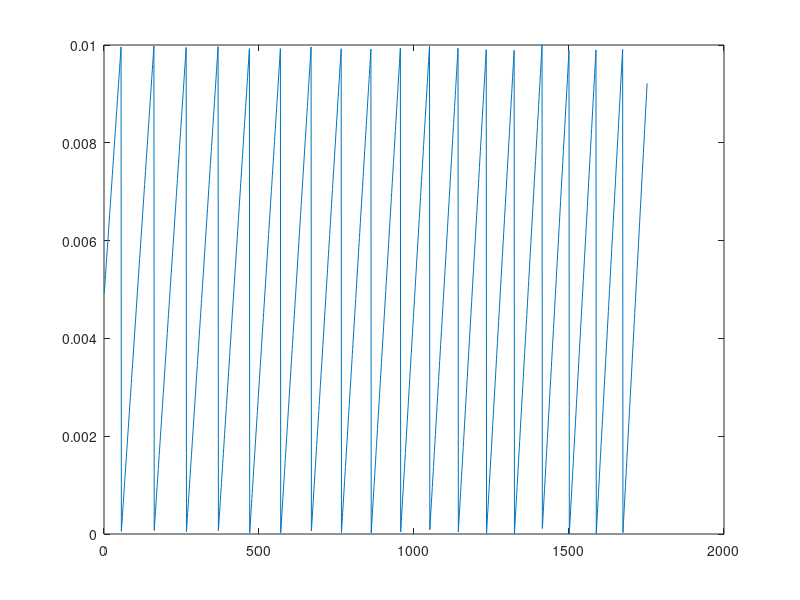

Reproduce this figure in MATLAB.
%% Section - b
clc;
accounts = 5000 * ones(100000, 1);

illegal_acc_bal = 0;
days = 0;
r = (5/(365*100));

amt_added_each_day = zeros(1, 1);

while(illegal_acc_bal < 1e6)
    accounts = accounts*(1+r);
    temp = accounts;
    accounts = floor(100 * accounts)/100;
    illegal_acc_bal = illegal_acc_bal*(1+r) + sum(temp - accounts);
    days = days + 1;
    amt_added_each_day(days) = temp(1) - accounts(1);
end

days
plot(amt_added_each_day);